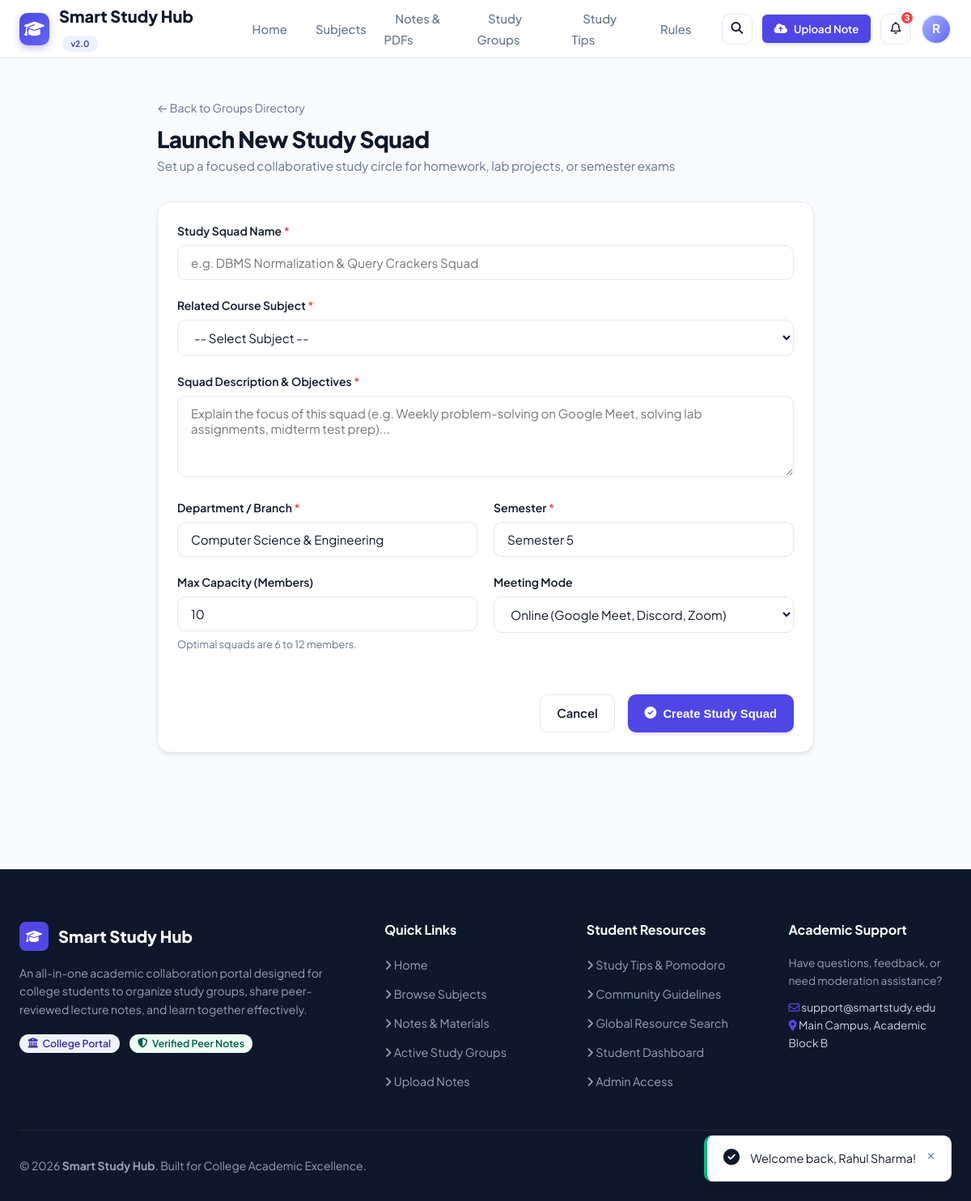
The app's page /create_group.php (signed in) with its own data.
### tables this page shows
CREATE TABLE IF NOT EXISTS `subjects` (
  `id` INT AUTO_INCREMENT PRIMARY KEY,
  `subject_code` VARCHAR(20) NOT NULL UNIQUE,
  `subject_name` VARCHAR(150) NOT NULL,
  `department` VARCHAR(100) NOT NULL,
  `semester` VARCHAR(20) NOT NULL,
  `description` TEXT,
  `created_at` TIMESTAMP DEFAULT CURRENT_TIMESTAMP
);

### includes/auth.php (called while the page is built, shortened)
<?php
require_once __DIR__ . '/functions.php';
function getCurrentUser(): ?array {
    return $_SESSION['user'] ?? null;
}

### includes/functions.php (called while the page is built, shortened)
<?php
function e(?string $string): string {
    return htmlspecialchars($string ?? '', ENT_QUOTES, 'UTF-8');
}

### create_group.php (the view, shortened to what this page needs)
<?php
require_once __DIR__ . '/includes/functions.php';
require_once __DIR__ . '/includes/auth.php';
$pdo = getDBConnection();
$currentUser = getCurrentUser();
$subjects = $pdo->query("SELECT id, subject_code, subject_name, department, semester FROM subjects ORDER BY subject_code ASC")->fetchAll();
$formData = [
    'group_name'         => '',
    'subject_id'         => '',
    'description'        => '',
    'department'         => $currentUser['department'] ?? '',
    'semester'           => $currentUser['semester'] ?? '',
    'max_members'        => 10,
    'meeting_preference' => 'Online'
];
require_once __DIR__ . '/includes/header.php';
?>
<div class="container container-narrow" style="padding-top: 3rem; padding-bottom: 4rem;">
    <div style="margin-bottom: 2rem;">
        <a href="<?= BASE_URL ?>/groups.php" class="text-muted" style="font-size: 0.875rem;">&larr; Back to Groups Directory</a>
        <h1 class="section-title" style="margin-top: 0.5rem;">Launch New Study Squad</h1>
        <p class="section-subtitle">Set up a focused collaborative study circle for homework, lab projects, or semester exams</p>
    </div>
    <div class="card" style="box-shadow: var(--shadow-md);">
        <form method="POST" action="<?= BASE_URL ?>/create_group.php">
            <div class="form-group">
                <label class="form-label" for="group_name">Study Squad Name <span class="text-danger">*</span></label>
                <input type="text" name="group_name" id="group_name" class="form-control" placeholder="e.g. DBMS Normalization & Query Crackers Squad" value="<?= e($formData['group_name']) ?>" required>
            </div>
            <div class="form-group">
                <label class="form-label" for="subject_id">Related Course Subject <span class="text-danger">*</span></label>
                <select name="subject_id" id="subject_id" class="form-control" required>
                    <option value="">-- Select Subject --</option>
                </select>
            </div>
            <div class="form-group">
                <label class="form-label" for="description">Squad Description & Objectives <span class="text-danger">*</span></label>
                <textarea name="description" id="description" class="form-control" rows="4" placeholder="Explain the focus of this squad (e.g. Weekly problem-solving on Google Meet, solving lab assignments, midterm test prep)..." required><?= e($formData['description']) ?></textarea>
            </div>
            <div style="display: grid; grid-template-columns: 1fr 1fr; gap: 1.25rem;">
                <div class="form-group">
                    <label class="form-label" for="department">Department / Branch <span class="text-danger">*</span></label>
                    <input type="text" name="department" id="department" class="form-control" value="<?= e($formData['department']) ?>" required>
                </div>
                <div class="form-group">
                    <label class="form-label" for="semester">Semester <span class="text-danger">*</span></label>
                    <input type="text" name="semester" id="semester" class="form-control" value="<?= e($formData['semester']) ?>" placeholder="e.g. Semester 5" required>
                </div>
            </div>
            <div style="display: grid; grid-template-columns: 1fr 1fr; gap: 1.25rem;">
                <div class="form-group">
                    <label class="form-label" for="max_members">Max Capacity (Members)</label>
                    <input type="number" name="max_members" id="max_members" class="form-control" min="2" max="50" value="<?= (int)$formData['max_members'] ?>" required>
                    <div class="form-hint">Optimal squads are 6 to 12 members.</div>
                </div>
                <div class="form-group">
                    <label class="form-label" for="meeting_preference">Meeting Mode</label>
                    <select name="meeting_preference" id="meeting_preference" class="form-control" required>
                        <option value="Online" <?= $formData['meeting_preference'] === 'Online' ? 'selected' : '' ?>>Online (Google Meet, Discord, Zoom)</option>
                    </select>
                </div>
            </div>
            <div style="display: flex; justify-content: flex-end; gap: 1rem; margin-top: 2rem;">
                <a href="<?= BASE_URL ?>/groups.php" class="btn btn-secondary">Cancel</a>
                <button type="submit" class="btn btn-primary">
                    <i class="fas fa-check-circle"></i> Create Study Squad
                </button>
            </div>
        </form>
    </div>
</div>
<?php require_once __DIR__ . '/includes/footer.php'; ?>

### assets/css/style.css (style rules this page uses)
:root { --primary: #4f46e5; --primary-hover: #4338ca; --primary-light: #eef2ff; --primary-dark: #3730a3; --secondary: #0ea5e9; --secondary-light: #e0f2fe; --accent: #10b981; --accent-light: #ecfdf5; --warning: #f59e0b; --warning-light: #fef3c7; --danger: #ef4444; --danger-light: #fee2e2; --bg-main: #f8fafc; --bg-card: #ffffff; --bg-subtle: #f1f5f9; --border: #e2e8f0; --border-focus: #818cf8; --text-main: #0f172a; --text-muted: #64748b; --text-light: #94a3b8; --text-white: #ffffff; --radius-sm: 6px; --radius-md: 10px; --radius-lg: 16px; --radius-xl: 24px; --radius-full: 9999px; --shadow-sm: 0 1px 2px 0 rgba(15, 23, 42, 0.05); --shadow-md: 0 4px 6px -1px rgba(15, 23, 42, 0.07), 0 2px 4px -2px rgba(15, 23, 42, 0.05); --shadow-lg: 0 10px 15px -3px rgba(15, 23, 42, 0.08), 0 4px 6px -4px rgba(15, 23, 42, 0.04); --shadow-xl: 0 20px 25px -5px rgba(15, 23, 42, 0.1), 0 8px 10px -6px rgba(15, 23, 42, 0.05); --transition: all 0.2s cubic-bezier(0.16, 1, 0.3, 1); }
*, *::before, *::after { box-sizing: border-box; margin: 0; padding: 0; }
body { font-family: 'Plus Jakarta Sans', -apple-system, BlinkMacSystemFont, 'Segoe UI', Roboto, sans-serif; background-color: var(--bg-main); color: var(--text-main); line-height: 1.6; min-height: 100vh; display: flex; flex-direction: column; -webkit-font-smoothing: antialiased; }
a { color: var(--primary); text-decoration: none; transition: var(--transition); }
h1, h2, h3, h4, h5, h6 { font-weight: 700; line-height: 1.25; color: var(--text-main); }
.text-muted { color: var(--text-muted); }
.text-danger { color: var(--danger); }
.container { width: 100%; max-width: 1240px; margin: 0 auto; padding: 0 1.5rem; }
.container-narrow { max-width: 860px; }
.btn { display: inline-flex; align-items: center; justify-content: center; gap: 0.5rem; padding: 0.65rem 1.25rem; font-size: 0.925rem; font-weight: 600; border-radius: var(--radius-md); border: 1px solid transparent; cursor: pointer; transition: var(--transition); text-align: center; white-space: nowrap; }
.btn-primary { background-color: var(--primary); color: var(--text-white); box-shadow: 0 2px 4px rgba(79, 70, 229, 0.2); }
.btn-secondary { background-color: var(--bg-card); color: var(--text-main); border-color: var(--border); }
.card { background: var(--bg-card); border: 1px solid var(--border); border-radius: var(--radius-lg); padding: 1.5rem; box-shadow: var(--shadow-sm); transition: var(--transition); display: flex; flex-direction: column; }
.section-title { font-size: 1.75rem; font-weight: 800; letter-spacing: -0.02em; }
.section-subtitle { color: var(--text-muted); font-size: 0.95rem; margin-top: 0.25rem; }
.form-group { margin-bottom: 1.25rem; }
.form-label { display: block; font-size: 0.875rem; font-weight: 600; margin-bottom: 0.4rem; color: var(--text-main); }
.form-control { width: 100%; padding: 0.7rem 1rem; font-size: 0.95rem; font-family: inherit; border: 1px solid var(--border); border-radius: var(--radius-md); background-color: var(--bg-card); color: var(--text-main); transition: var(--transition); }
textarea.form-control { resize: vertical; min-height: 100px; }
.form-hint { font-size: 0.8rem; color: var(--text-muted); margin-top: 0.35rem; }

### records on screen
subjects: department "Computer Science & Engineering", semester "Semester 5", max_members "10", meeting_preference "Online (Google Meet, Discord, Zoom)"

### other values on screen
$unreadNotifCount "3"
substr($currentUser['name'], 0, 1) "R"
